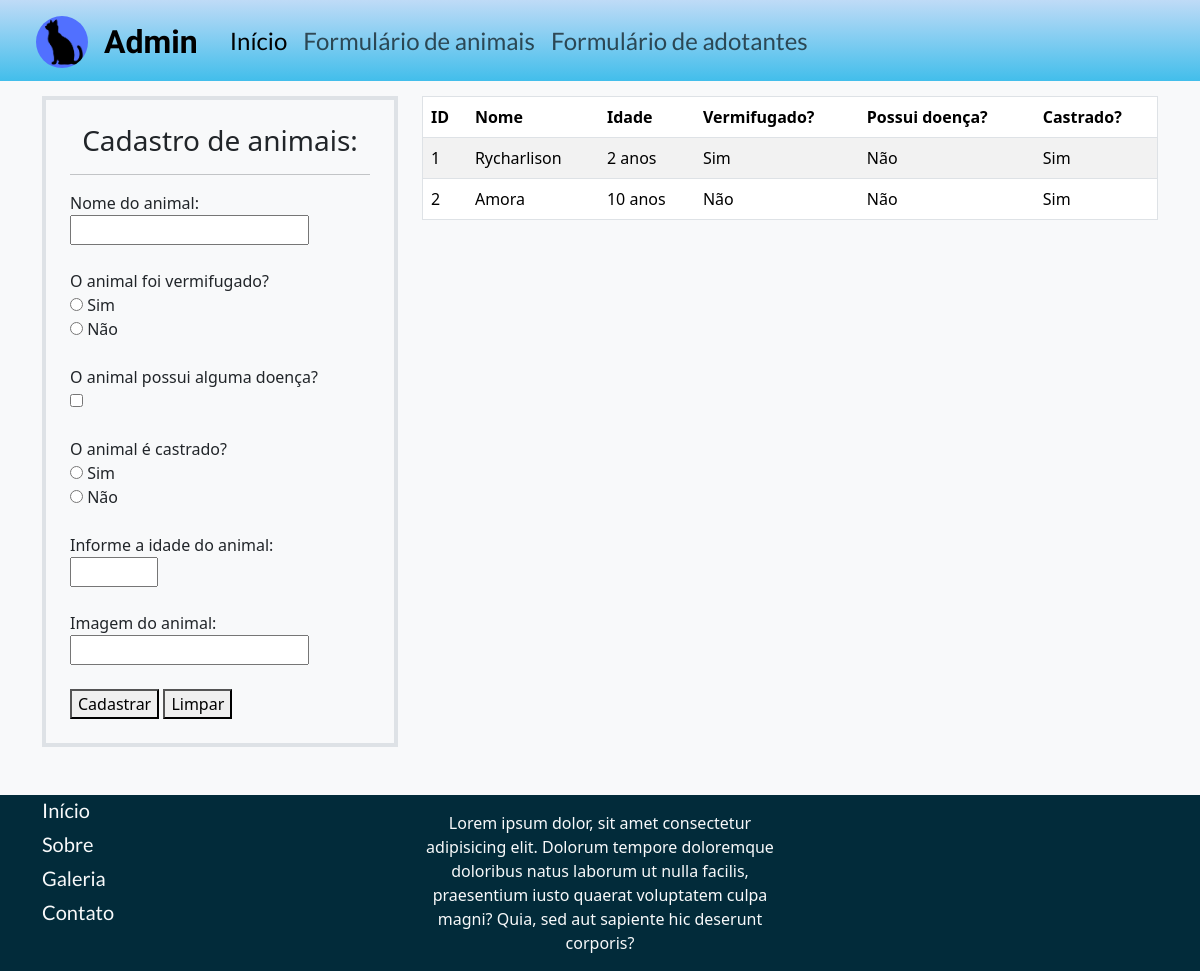
The page /animais-formulario.php on the database as committed earlier.
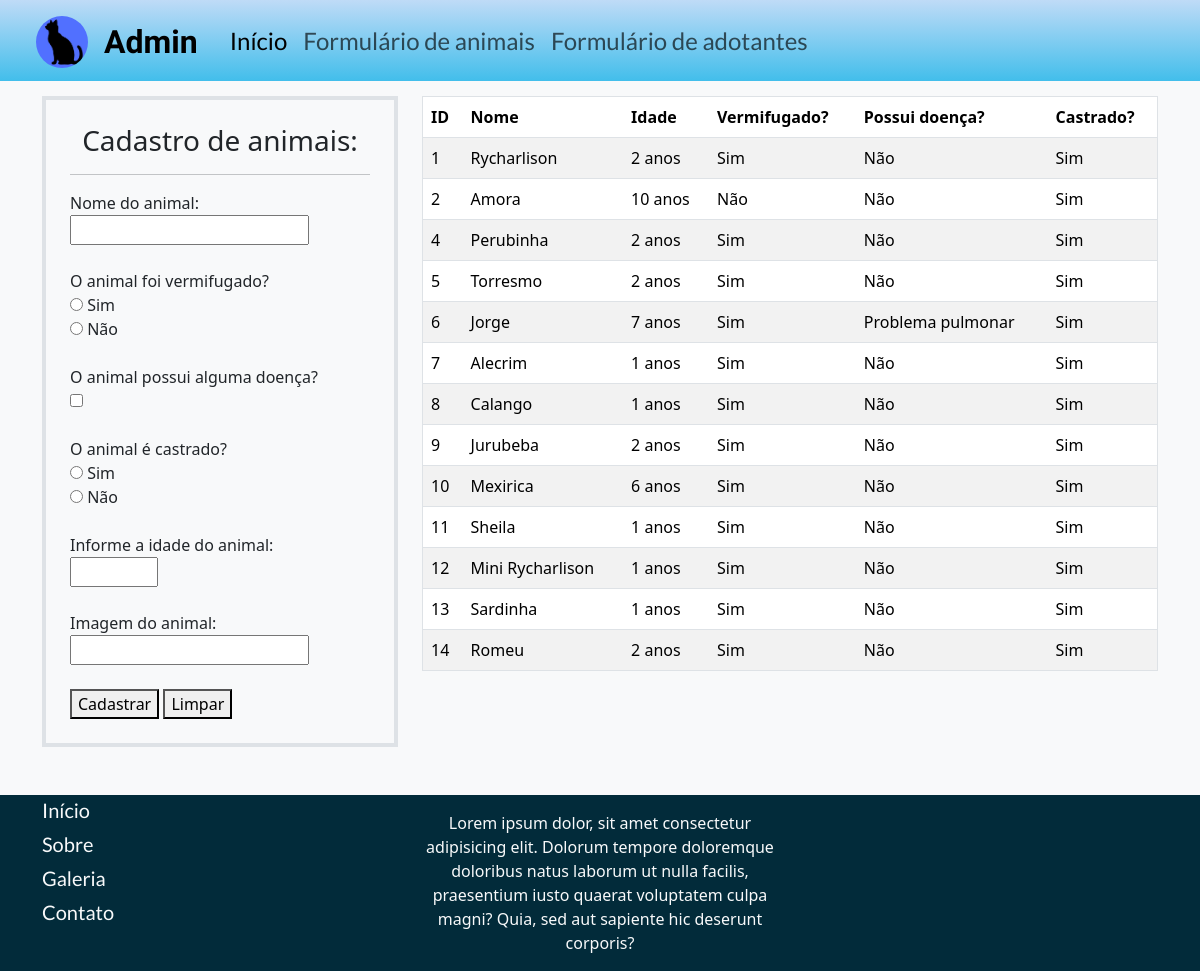
The same page on the database as committed later.
### tables this page shows
CREATE TABLE `tb_informacoes_gatos` (
  `id` int(11) NOT NULL AUTO_INCREMENT,
  `nome` varchar(150) NOT NULL,
  `vermifugado` tinyint(1) NOT NULL,
  `possui_doenca` varchar(50) DEFAULT NULL,
  `castrado` tinyint(1) NOT NULL,
  `idade` int(2) NOT NULL,
  `foto` varchar(1000) NOT NULL,
  PRIMARY KEY (`id`),
  UNIQUE KEY `id` (`id`)
);

### animais-formulario.php (the view, shortened to what this page needs)
<?php
include "inc-head.php";
?>
<body class="bg-light pt-5">
    <header class="mb-5">
        <?php include "inc-nav-admin.php"; ?>
    </header>
        <section class="container">
            <div class=row>
                <div class="col-md-12 col-lg-4">
                    <form action="animais-salvar.php" method="post" class="border border-4 p-4">
                        <div class="text-center">
                            <h3>Cadastro de animais:</h3>
                        </div>
                        <hr>
                        <label>Nome do animal:</label><br>
                        <input type="text" name="nome" pattern="^[ 0-9a-zA-Z\u00C0-\u00FF\b]+$" required><br>
                        <br>
                        <label>O animal foi vermifugado?</label><br>
                        <input type="radio" name="foi_vermifugado" value="sim" required>
                        <label>Sim</label><br>
                        <input type="radio" name="foi_vermifugado" value="nao">
                        <label>Não</label><br>
                        <br>
                        <label>O animal possui alguma doença?</label><br>
                        <input id="checkbox_doenca" type="checkbox" onchange="fnMostrarTBoxDoenca()">
                        <br>
                        <br>
                        <label>O animal é castrado?</label><br>
                        <input type="radio" name="foi_castrado" value="sim" required>
                        <label>Sim</label><br>
                        <input type="radio" name="foi_castrado" value="nao">
                        <label>Não</label><br>
                        <br>
                        <label>Informe a idade do animal:</label><br>
                        <input type="number" name="idade" min="0" max="40" pattern="0-9" required><br>
                        <br>
                        <label>Imagem do animal:</label><br>
                        <input type="text" name="url_imagem" required><br>
                        <br>
                        <button type="submit">Cadastrar</button>
                        <button type="reset">Limpar</button>
                    </form>
                </div>
                <div class="col-md-12 col-lg-8">
                    <table class="table table-striped table-hover border">
                        <thead>
                            <tr>
                                <th>ID</th>
                                <th>Nome</th>
                                <th>Idade</th>
                                <th>Vermifugado?</th>
                                <th>Possui doença?</th>
                                <th>Castrado?</th>
                            </tr>
                        </thead>
                        <?php
                        include "inc-conexao.php";
                        $sql = "SELECT * FROM tb_informacoes_gatos";
                        $resultado = mysqli_query($conn, $sql);
                        while($linha_resultado = mysqli_fetch_assoc($resultado) ){
                            echo '<tr>';
                            echo "<td> {$linha_resultado['id']} </td>";
                            echo "<td> {$linha_resultado['nome']} </td>";
                            echo "<td> {$linha_resultado['idade']} anos </td>";
                            if($linha_resultado['vermifugado'] == 1){
                                echo "<td> Sim </td>";
                            }
                            else{
                                echo "<td> Não </td>";
                            }
                            if(!empty($linha_resultado['possui_doenca']) ){
                                echo "<td> {$linha_resultado['possui_doenca']} </td>";
                            }
                            else{
                                echo "<td> Não </td>";
                            }
                            if($linha_resultado['castrado'] == 1){
                                echo "<td> Sim </td>";
                            }
                            else{
                                echo "<td> Não </td>";
                            }
                            echo '</tr>';
                        }
                        ?>
                    </table>
                </div>
            </div>
        </section>
<?php include "inc-footer.php"; ?>

### inc-head.php (shortened to what this page needs)
<!DOCTYPE html>
<html lang="pt-BR">
<head>
    <link href="https://cdn.jsdelivr.net/npm/bootstrap@5.3.8/dist/css/bootstrap.min.css" rel="stylesheet">
    <link href="./css/style.css" rel="stylesheet">
</head>

### inc-nav-admin.php (shortened to what this page needs)
<nav id="navbar-inicio" class="navbar fixed-top navbar-expand-md">
    <div class="container-fluid">
        <a class="navbar-brand fs-2 titulo d-flex align-items-center pt-2 me-4" href="#">
            <img src="./img/logo-patas-peludas.jpg" width="52px" class="d-inline-block me-3 ms-4 img-logo-ong">
            Admin
        </a>
        <div class="collapse navbar-collapse align-items-center" id="navbarNavDropdown">
            <ul class="navbar-nav">
                <li class="nav-item">
                    <a class="nav-link active fs-4 texto" aria-current="page" href="admin.php">Início</a>
                </li>
                <li class="nav-item">
                    <a class="nav-link fs-4 texto" href="animais-formulario.php">Formulário de animais</a>
                </li>
                <li class="nav-item">
                    <a class="nav-link fs-4 texto" href="adotantes-formulario.php">Formulário de adotantes</a>
                </li>
            </ul>
        </div>
    </div>
</nav>

### inc-footer.php (shortened to what this page needs)
    <footer id="rodape" class="mt-5">
        <main class="container">
            <div class="row">
                <div class="col-4">
                    <nav>
                        <ul class="nav flex-column align-items-start">
                            <li class="nav-item mb-1">
                                <a class="nav-link active fs-5 texto text-light p-0 w-auto" aria-current="page" href="./index.php">Início</a>
                            </li>
                            <li class="nav-item mb-1">
                                <a class="nav-link fs-5 texto text-light p-0" href="#sobre">Sobre</a>
                            </li>
                            <li class="nav-item mb-1">
                                <a class="nav-link fs-5 texto text-light p-0" href="#galeria">Galeria</a>
                            </li>
                            <li class="nav-item mb-1">
                                <a class="nav-link fs-5 texto text-light p-0" href="./contato.html">Contato</a>
                            </li>
                        </ul>
                    </nav>
                </div>
                <div class="col-4 text-center mt-3">
                    <p class="text-light">Lorem ipsum dolor, sit amet consectetur adipisicing elit. Dolorum tempore doloremque doloribus natus laborum ut nulla facilis, praesentium iusto quaerat voluptatem culpa magni? Quia, sed aut sapiente hic deserunt corporis?</p>
                </div>
            </div>
        </main>
    </footer>
</body>
</html>

### css/style.css (style rules this page uses)
#navbar-inicio { background: linear-gradient(#bfdbf7, #42beeb); background-color: #BFDBF7; }
#rodape { background-color: #022B3A; }
.titulo { font-family: Martel; font-weight: bold; }
.texto { font-family: Lato; }
.img-logo-ong { border-radius: 50%; }

Rows that differ between the two databases and show on the page:
added tb_informacoes_gatos: id "4", nome "Perubinha", idade "2", vermifugado "Sim", possui_doenca "Não", castrado "Sim"
added tb_informacoes_gatos: id "5", nome "Torresmo", idade "2", vermifugado "Sim", possui_doenca "Não", castrado "Sim"
added tb_informacoes_gatos: id "6", nome "Jorge", idade "7", vermifugado "Sim", possui_doenca "Problema pulmonar", castrado "Sim"
added tb_informacoes_gatos: id "7", nome "Alecrim", idade "1", vermifugado "Sim", possui_doenca "Não", castrado "Sim"
added tb_informacoes_gatos: id "8", nome "Calango", idade "1", vermifugado "Sim", possui_doenca "Não", castrado "Sim"
added tb_informacoes_gatos: id "9", nome "Jurubeba", idade "2", vermifugado "Sim", possui_doenca "Não", castrado "Sim"
added tb_informacoes_gatos: id "10", nome "Mexirica", idade "6", vermifugado "Sim", possui_doenca "Não", castrado "Sim"
added tb_informacoes_gatos: id "11", nome "Sheila", idade "1", vermifugado "Sim", possui_doenca "Não", castrado "Sim"
added tb_informacoes_gatos: id "12", nome "Mini Rycharlison", idade "1", vermifugado "Sim", possui_doenca "Não", castrado "Sim"
added tb_informacoes_gatos: id "13", nome "Sardinha", idade "1", vermifugado "Sim", possui_doenca "Não", castrado "Sim"
added tb_informacoes_gatos: id "14", nome "Romeu", idade "2", vermifugado "Sim", possui_doenca "Não", castrado "Sim"
